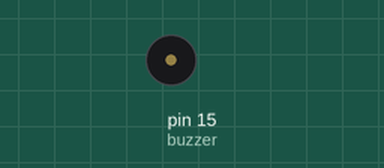
The sketch below on a simulated Arduino Uno, built with avr-gcc and run on an emulated ATmega328P. Shown: buzzer (waves = sounding, pin HIGH).

Above: at 0.2 s.
At 3.0 s:
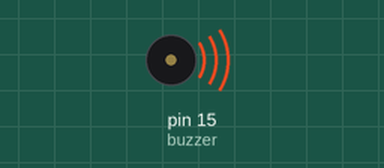
Timing chart, 0 to 7.2 s (numbered marks = the images above):
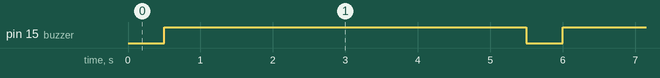

Measured:
- by itself, pin 15 (buzzer): alternates HIGH for 5.0 s and LOW for 0.50 s

The sketch:

02_Beeping_Buzzer.ino
```cpp
/*
Prof. Nehmiya Shikur
EGR-226: Digital Sys and Computer ORG

Program: 2
Task: Makes the buzzer connected to pin 15 beep with a delay of 5 seconds.
*/

int buzzer = 15;

void setup() {                        // put your setup code here, to run once:
  pinMode(buzzer, OUTPUT);
}

void loop() {                         // put your main code here, to run repeatedly:
  digitalWrite(buzzer, LOW);          // Turns the buzzer ON (LOW = on, HIGH = off for this type of buzzer)
  delay(500);
  digitalWrite(buzzer, HIGH);         // Turns the buzzer OFF
  delay(5000);

}
```
